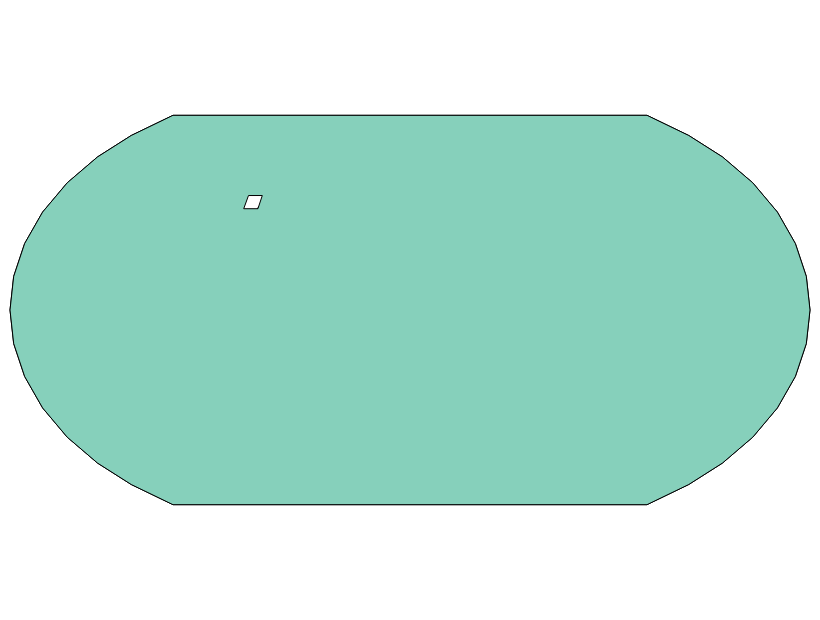

Vega-Lite specification stored for this chart:
### Vega specification from a JSON file in a GitHub repository (floating-point values rounded to 4 significant figures)
{"$schema": "https://vega.github.io/schema/vega/v6.json", "autosize": "none", "background": "white", "padding": 5, "width": 400, "height": 300, "style": "view", "data": [{"name": "source_0", "values": [{"type": "Feature", "properties": {"name": "a", "v": 3}, "geometry": {"type": "Polygon", "coordinates": [[[-125, 32], [-118, 48], [-100, 49], [-95, 30], [-110, 28], [-125, 32]]]}}, {"type": "Feature", "properties": {"name": "b", "v": 9}, "geometry": {"type": "Polygon", "coordinates": [[[-95, 30], [-80, 25], [-70, 44], [-90, 48], [-95, 30]]]}}, {"type": "Feature", "properties": {"name": "c", "v": 5}, "geometry": {"type": "Polygon", "coordinates": [[[-82, 35], [-75, 35], [-75, 40], [-82, 40], [-82, 35]]]}}], "format": {"type": "json"}}, {"name": "data_0", "source": "source_0", "transform": [{"type": "formula", "expr": "datum[\"properties\"] && datum[\"properties\"][\"v\"]", "as": "properties.v"}, {"type": "filter", "expr": "isValid(datum[\"properties.v\"]) && isFinite(+datum[\"properties.v\"])"}]}], "projections": [{"name": "projection", "size": {"signal": "[width, height]"}, "fit": {"signal": "data('data_0')"}, "type": "equalEarth"}], "marks": [{"name": "marks", "type": "shape", "style": ["geoshape"], "from": {"data": "data_0"}, "encode": {"update": {"stroke": {"value": "black"}, "strokeWidth": {"value": 0.5}, "fill": {"scale": "color", "field": "properties\\.v"}, "ariaRoleDescription": {"value": "geoshape"}, "description": {"signal": "\"properties.v: \" + (format(datum[\"properties.v\"], \"\"))"}}}, "transform": [{"type": "geoshape", "projection": "projection"}]}], "scales": [{"name": "color", "type": "linear", "domain": {"data": "data_0", "field": "properties\\.v"}, "range": "heatmap", "interpolate": "hcl", "zero": false}], "legends": [{"fill": "color", "gradientLength": {"signal": "clamp(height, 64, 200)"}, "title": "properties.v"}]}
